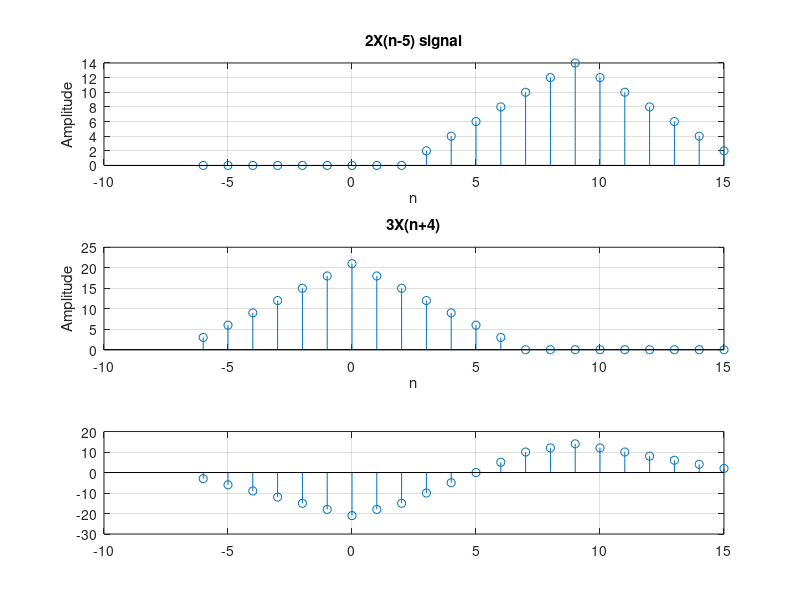

The MATLAB source for this figure:
%let x(n)={1,2,3,4,5,6,7,6,4,3,2,1,}determine and plot the fowing sequences
%xl(n)=2x(n-3)-3x(n+4)
clc;
clear all;
close all;

n=-2:10;
x=[1,2,3,4,5,6,7,6,5,4,3,2,1];
n1=3:15;
n2=-6:6;
m=min(min(n1),min(n2)):max(max(n1),max(n2));
y1=[];
temp=1;
for i=1:length(m)
    if (m(i)<min(n1) || m(i)>max(n1))
        y1=[y1 0];
    else
        y1=[y1 x(temp)];
        temp=temp+1;
    end
end

y2=[];
temp=1;
for i=1:length(m)
    if (m(i)<min(n2) || m(i)>max(n2))
        y2=[y2 0];
    else
        y2=[y2 x(temp)];
        temp=temp+1;
    end
end
subplot(3,1,1);
stem(m,2.*y1);
grid on;
title('2X(n-5) signal');
xlabel('n');
ylabel('Amplitude');

subplot(3,1,2);
stem(m,3.*y2);
grid on;
title('3X(n+4)');
xlabel('n');
ylabel('Amplitude');

y=(2.*y1)-(3.*y2);
subplot(3,1,3);
stem(m,y);
grid on;